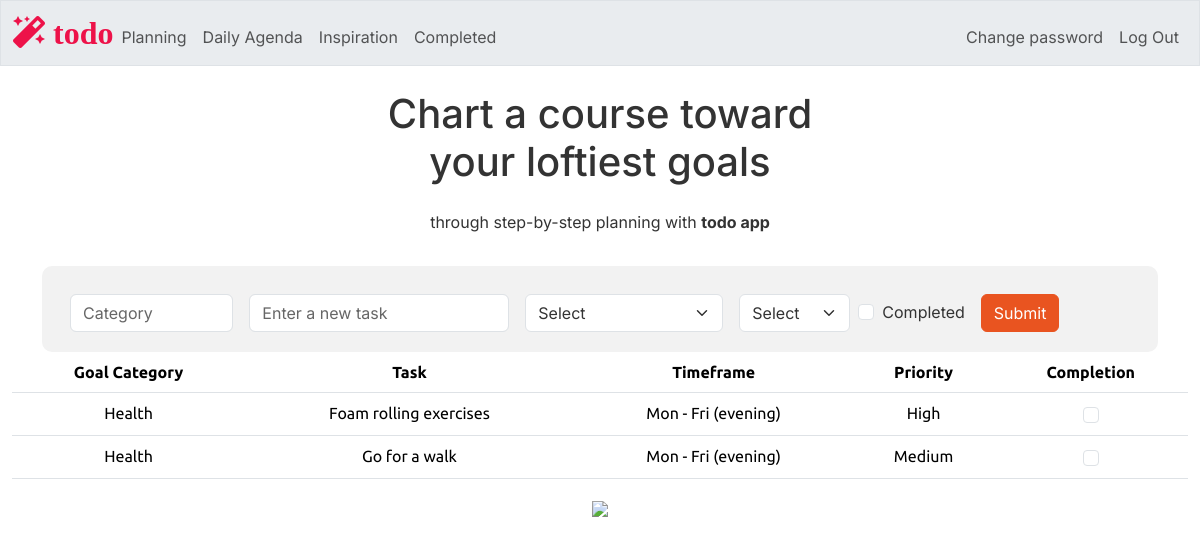
Before: / (signed in) with the older database file.
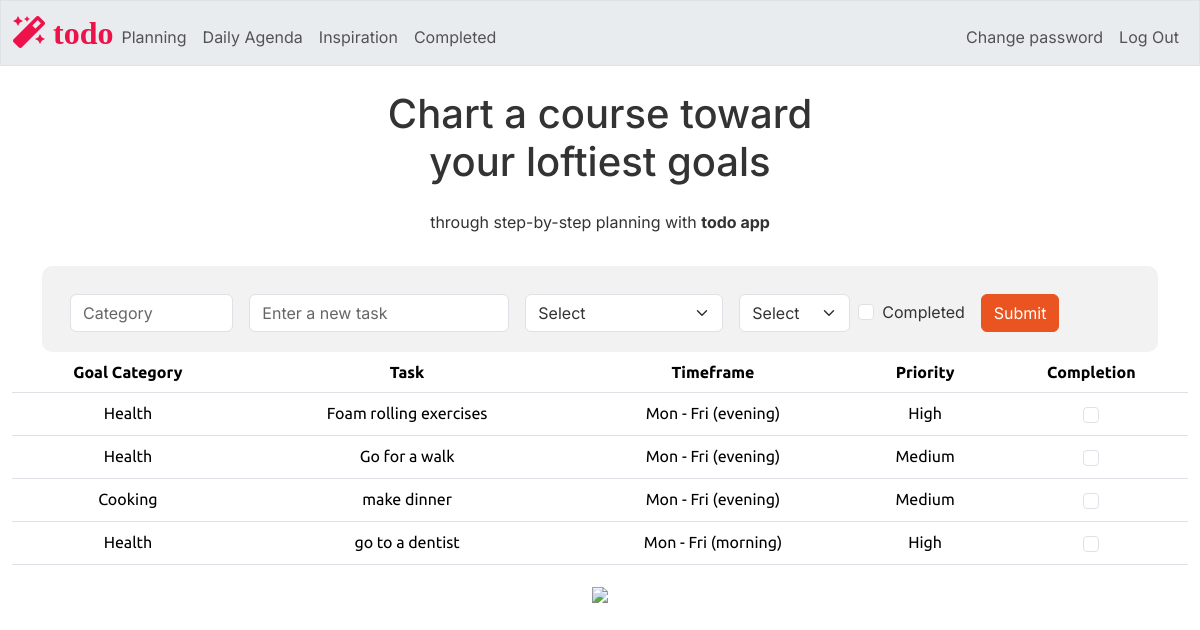
After: the same page with the newer database file.
### tables this page shows
CREATE TABLE tasks (
    id INTEGER PRIMARY KEY AUTOINCREMENT NOT NULL,
    users_id INTEGER NOT NULL,
    category TEXT NOT NULL,
    task TEXT NOT NULL,
    timeframe TEXT,
    priority TEXT,
    completion TEXT,
    FOREIGN KEY (users_id) REFERENCES users(id)
);

### app.py (the view)
@app.route("/")
@login_required
def index():
    users_id = session["user_id"]
    tasks = db.execute("SELECT category, task, timeframe, priority, completion FROM tasks WHERE users_id =?", users_id)
    return render_template("index.html", tasks=tasks)

### app.py (called while the page is built)
@app.after_request
def after_request(response):
    response.headers["Cache-Control"] = "no-cache, no-store, must-revalidate"
    response.headers["Expires"] = 0
    response.headers["Pragma"] = "no-cache"
    return response

### helpers.py (called while the page is built)
def login_required(f):
    @wraps(f)
    def decorated_function(*args, **kwargs):
        if session.get("user_id") is None:
            return redirect("/login")
        return f(*args, **kwargs)
    return decorated_function

### templates/index.html (shortened to what this page needs)
{% extends "layout.html" %}
{% block main %}
    <div class="container">
        <form method="POST" action="/add_task" class="row gx-3 gy-2 align-items-center mx-auto text-center"  style="background-color: #f2f2f2; padding: 20px; border-radius: 10px;">
            <div class="col-sm-2">
                <input type="text" class="form-control" id="category" name="category" placeholder="Category" required>
            </div>
            <div class="col-auto">
                <input type="text" class="form-control" id="task" name="task" placeholder="Enter a new task" required>
            </div>
            <div class="col-auto">
                <select class="form-select" id="timeframe" name="timeframe" required>
                    <option selected disabled>Select</option>
                </select>
            </div>
            <div class="col-auto">
                <select class="form-select" id="priority" name="priority" required>
                    <option selected disabled>Select</option>
                </select>
            </div>
            <div class="col-auto form-check">
                <input class="form-check-input" type="checkbox" id="completion" name="completion" value="yes">
                <label class="form-check-label" for="completion">
                Completed
                </label>
            </div>
            <div class="col-auto">
            <button type="submit" class="btn btn-primary">Submit</button>
            </div>
        </form>
    </div>
    <table class="table">
        <thead>
            <tr>
                <th> Goal Category</th>
                <th> Task </th>
                <th> Timeframe </th>
                <th> Priority </th>
                <th> Completion </th>
            </tr>
        </thead>
        <tbody>
            {% for task in tasks %}
                <tr>
                    <td>{{ task.category }}</td>
                    <td>{{ task.task }}</td>
                    <td>{{ task.timeframe }}</td>
                    <td>{{ task.priority }}</td>
                    <td>
                        <form method="POST" action="/task_is_done">
                            <div class="col-auto d-flex justify-content-center align-items-center form-check" >
                                <input class="form-check-input" type="checkbox" id="completion_{{ task.id }}" name="task_completion" {% if task.completion == "yes" %}checked{% endif %}>
                            </div>
                        </form>
                    </td>
                </tr>
            {% endfor %}
        </tbody>
    </table>
    <img src="/static/planning2.png" class="wide-image">
{% endblock %}

### templates/layout.html (shortened to what this page needs)
<!DOCTYPE html>
<html lang="en">
    <head>
        <link href="/static/bootstrap.min.css" rel="stylesheet">
        <link href="/static/styles.css" rel="stylesheet">
        <link rel="stylesheet" href="https://cdnjs.cloudflare.com/ajax/libs/font-awesome/5.15.3/css/all.min.css">
    </head>
    <body>
        <nav class="bg-light border navbar navbar-expand-md navbar-light">
            <div class="container-fluid">
                <a class="site-logo" href="/"><span>
                    <i class="fas fa-magic" style="color: #ed1249;"> todo</i></span></a>
                <div class="collapse navbar-collapse" id="navbar">
                    {% if session["user_id"] %}
                        <ul class="navbar-nav me-auto mt-2">
                            <li class="nav-item"><a class="nav-link" href="/">Planning</a></li>
                            <li class="nav-item"><a class="nav-link" href="/goals">Daily Agenda</a></li>
                            <li class="nav-item"><a class="nav-link" href="/affirmations">Inspiration</a></li>
                            <li class="nav-item"><a class="nav-link" href="/completed">Completed</a></li>
                        </ul>
                        <ul class="navbar-nav ms-auto mt-2">
                            <li class="nav-item"><a class="nav-link" href="/password_change">Change password</a></li>
                            <li class="nav-item"><a class="nav-link" href="/logout">Log Out</a></li>
                        </ul>
                    {% else %}
                        <ul class="navbar-nav ms-auto mt-2">
                            <li class="nav-item"><a class="nav-link" href="/register">Register</a></li>
                            <li class="nav-item"><a class="nav-link" href="/login">Log In</a></li>
                        </ul>
                    {% endif %}
                </div>
            </div>
        </nav>
        <div class="container-fluid text-center mt-4">
            <h1 class="mb-4"> Chart a course toward <br>
                your loftiest goals </h1>
            <p>through step-by-step planning with <b>todo app</b> </p>
        </div>
        <main class="container-fluid py-4 text-center">
            {% block main %}{% endblock %}
        </main>
    </body>
</html>

### static/styles.css (style rules this page uses)
nav .site-logo { font-size: xx-large; text-decoration: none; }
p, span, div, h1, button { font-family: 'Inter', sans-serif; }
body { background-color: # f6f5f4; }

Changed rows visible on the page:
added tasks: category "Cooking", task "make dinner", timeframe "Mon - Fri (evening)", priority "Medium"
added tasks: category "Health", task "go to a dentist", timeframe "Mon - Fri (morning)", priority "High"
